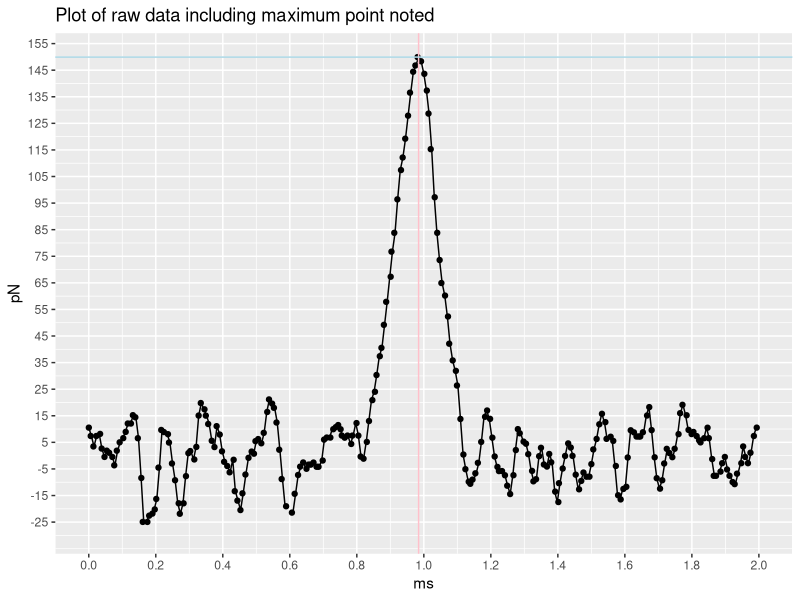
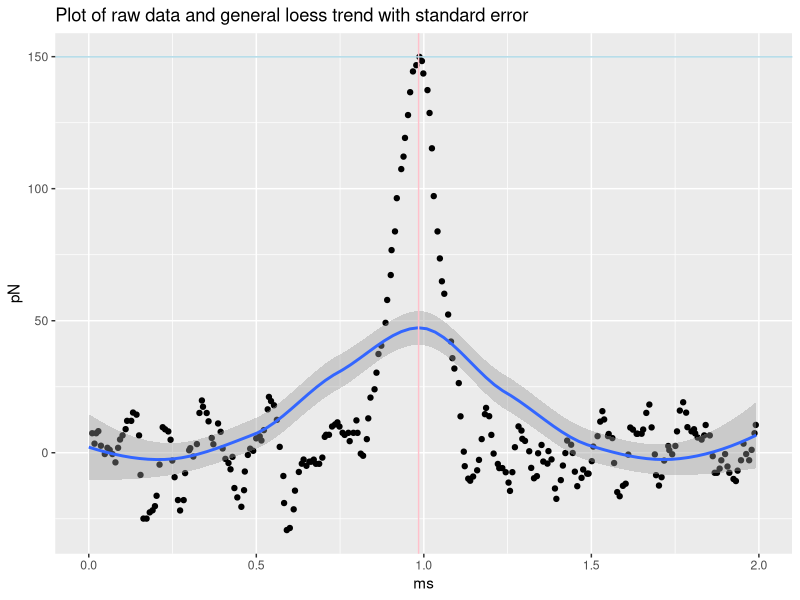
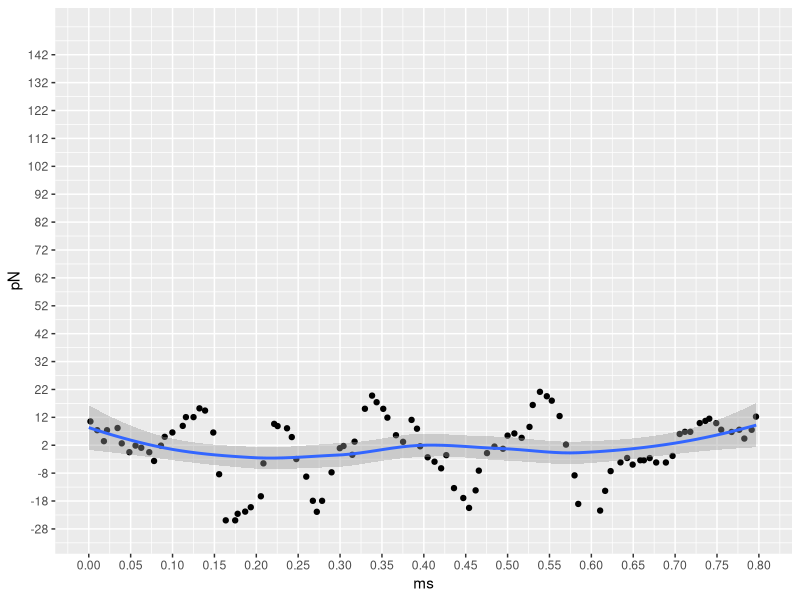
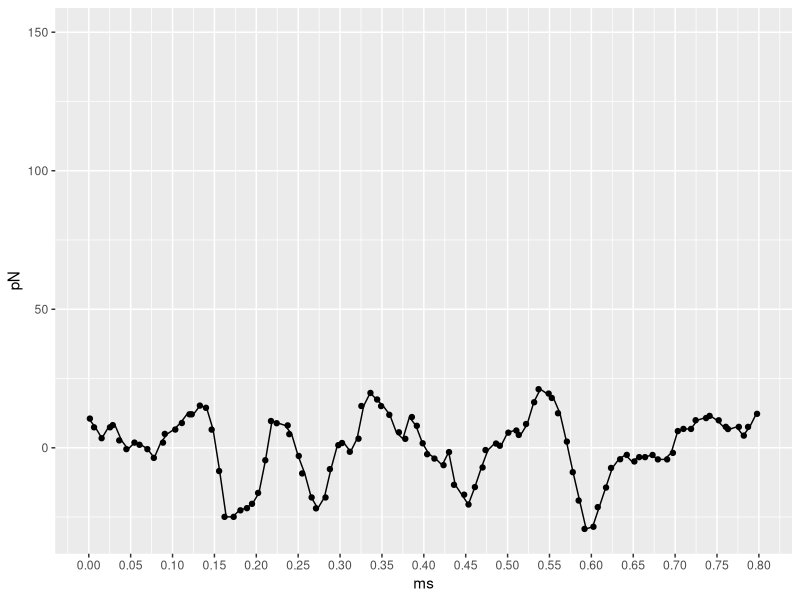
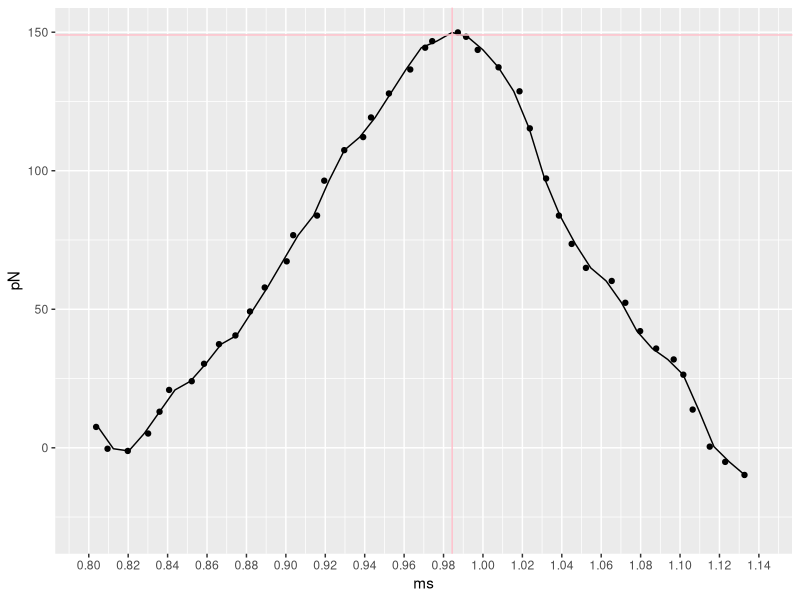
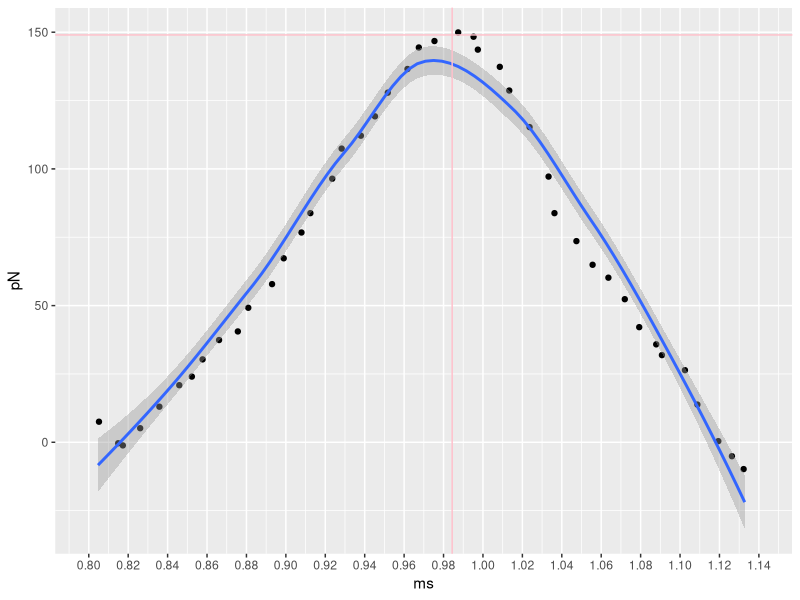
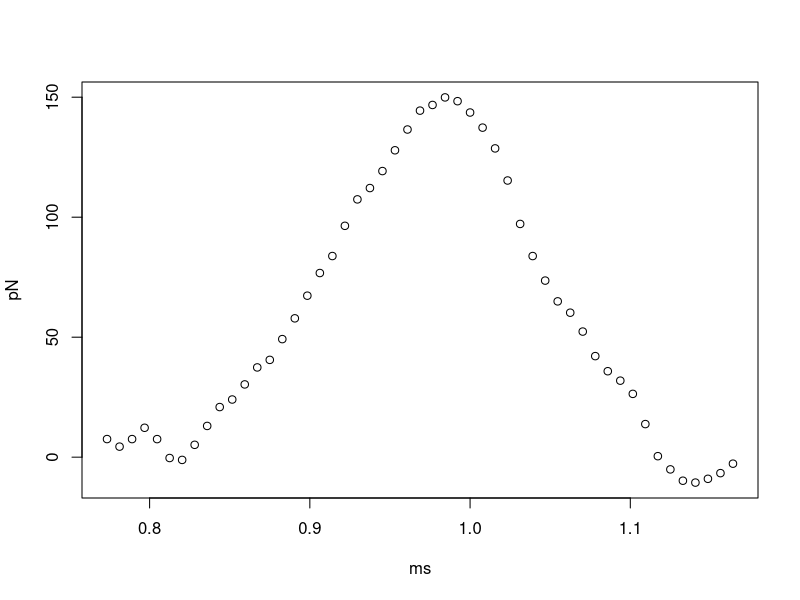
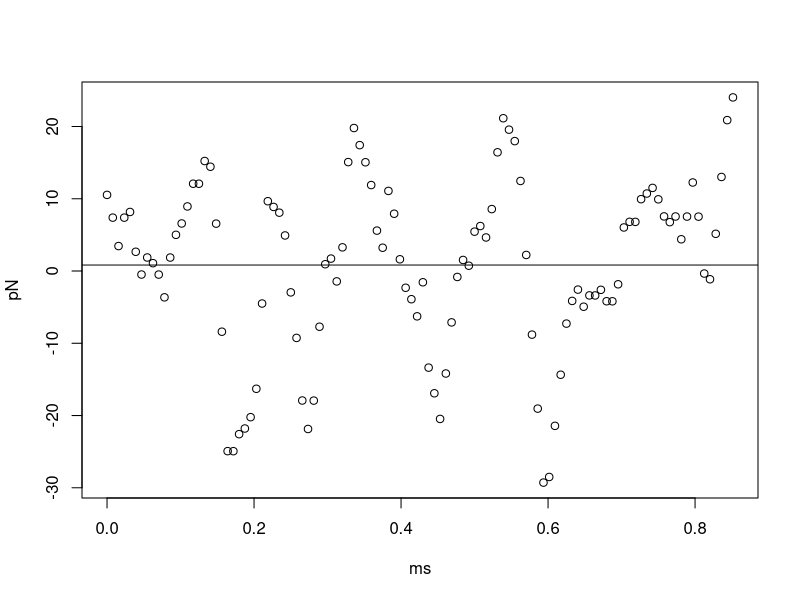

These charts were generated, in order, by the following R code: (Note: this script raises an error after producing the figures.)
## Research Question 2
# What is the starting point (touching point) (Astrid and Audrey)
# - output : from t vs F table, use conversion factor from (1)
# - fitting (linear interpolation)


## loading libraries
library(ggplot2)
library(tidyverse)

## read file
df = read.delim("F_vs_t_curves/20200619_MG1655_OMV_Prot15_50uM_Colistin.005.pfc-4069_ForceCurveIndex_45647.spm - NanoScope Analysis_F_vs_t.txt")
names(df)

## first EDA
# whole graph raw data
ggplot(df) +
  geom_jitter(aes(x = ms, y = pN)) +
  geom_line(aes(x = ms, y = pN)) +
  scale_x_continuous(limits = c(0,2), breaks= seq(0,2,0.2)) +
  scale_y_continuous(limits = c(-28, 150), breaks = seq(-25, 160,10)) +
  geom_vline(xintercept = df$ms[127], colour = "pink") +
  geom_hline(yintercept = df$pN[127], colour = "lightblue") +
  labs(title = "Plot of raw data including maximum point noted")

# smooth loess trend
ggplot(df) +
  geom_jitter(aes(x = ms, y = pN)) +
  geom_smooth(aes(x = ms, y = pN), method = "loess", bin = 0.10) +
  scale_x_continuous(limits = c(0,2)) +
  geom_vline(xintercept = df$ms[127], colour = "pink") +
  geom_hline(yintercept = df$pN[127], colour = "lightblue") +
labs(title = "Plot of raw data and general loess trend with standard error")


##  window interpolation
# starting point points
ggplot(df) +
  geom_jitter(aes(x = ms, y = pN)) +
  geom_smooth(aes(x = ms, y = pN), method = "loess", bin = 0.10) +
  scale_x_continuous(limits = c(0,0.8), breaks= seq(0,0.8,0.05)) +
  scale_y_continuous(limits = c(-28, 150), breaks = seq(-28, 150,10))

ggplot(df) +
  geom_jitter(aes(x = ms, y = pN)) +
  geom_line(aes(x = ms, y = pN), method = "loess", bin = 0.10) +
  scale_x_continuous(limits = c(0.0,0.8), breaks= seq(0,0.8,0.05)) 

# max
ggplot(df) +
  geom_jitter(aes(x = ms, y = pN)) +
  geom_line(aes(x = ms, y = pN)) +
  scale_x_continuous(limits = c(0.8,1.14), breaks= seq(0.8,1.15,0.02)) +
  geom_vline(xintercept = 0.9843756, colour = "pink") +
  geom_hline(yintercept = 149, colour = "pink")

ggplot(df) +
  geom_jitter(aes(x = ms, y = pN)) +
  geom_smooth(aes(x = ms, y = pN), method = "loess", bin = 0.10) +
  scale_x_continuous(limits = c(0.8,1.14), breaks= seq(0.8,1.15,0.02)) +
  geom_vline(xintercept = 0.9843756, colour = "pink") +
  geom_hline(yintercept = 149, colour = "pink") 

# Find coefficients for intersection 
# source also http://www.sthda.com/english/articles/40-regression-analysis/162-nonlinear-regression-essentials-in-r-polynomial-and-spline-regression-models/
# intersection https://stackoverflow.com/questions/34248347/r-locate-intersection-of-two-curves
# first model the max
dfmax = df[100:150,]
dfstart = df[0:110,]
plot(dfmax)
plot(dfstart)
mean(dfstart$pN)
# [1] -0.09917442
abline(h = mean(dfstart$pN))
locator()

(plot2 <- ggplot(NULL, aes(v, p)) + 
    geom_point(data = df1) +
    geom_step(data = df2)
)

f1 <- approxfun(dfmax$ms, dfmax$pN)
f2 <- approxfun(dfstart$ms, dfstart$pN)
plot(f1)
plot(f2)
abline(h = mean(dfstart$pN))


modelmax = lm(pN ~ poly(ms,2), data= dfmax)
modelstart = lm(pN ~ ms, data= dfstart)

ms = seq(0, 2, 0.01)
predicted.intervals_max <- predict(modelmax, dfmax)
predicted.intervals_start <- predict(modelstart, dfstart)
#lines(dfmax$ms, predicted.intervals,col='green',lwd=3)
#plot(dfmax$ms, predicted.intervals)

dfmax$predicted.intervals_max = predicted.intervals_max
dfstart$predicted.intervals_start = predicted.intervals_start

ggplot(dfmax) +
  geom_line(aes(ms, predicted.intervals_max))
ggplot(dfstart) +
  geom_line(aes(ms, predicted.intervals_start))

### new 
ggplot(df) +
  geom_jitter(aes(x = ms, y = pN)) +
  geom_line(aes(x = ms, y = pN)) +
  scale_x_continuous(limits = c(0,2), breaks= seq(0,2,0.2)) +
  scale_y_continuous(limits = c(-28, 150), breaks = seq(-25, 160,10)) +
  geom_hline(yintercept = mean(dfstart$pN), colour = "pink", lwd = .5) +
  geom_line(dfmax, aes(x = dfmax$ms, y = dfmax$predicted.intervals)) +
  labs(x = "Time [ms]", y = "Force [pN]")
  
ggplot(dfmax) +
  geom_line(aes(x = ms, y =predicted.intervals )) 
  
ggplot(data = F_vs_t_curve1, mapping = aes(x = ms, y = pN)) +
    geom_point() +
    geom_line() +
    +
    ggtitle(Curve_name) +
    

# max
coef(modelmax)
HARRIS = data.frame(ms = seq(0.80, 1.14, 0.02),
pN = predict(modelmax, list(Time=ms, Time2=ms^2)))

pNp = predict(modelmax, list(Time=ms, Time2=ms^2))
#predictedcounts <- predict(quadratic.model,)
plot(ms, pNp, pch=16, xlab = "Time (s)", ylab = "Counts", cex.lab = 1.3, col = "blue")

lines(ms, pNp, col = "darkgreen", lwd = 1)
plot(HARRIS$ms, HARRIS$pN)

v_max = mean(HARRIS$pN)

KAMALA = data.frame(ms = seq(0, 0.8, 0.01),
pN = coef(modelstart)[1] + coef(modelstart)[2]*ms)
v_start = mean(y)
predict(modelstart, newdata = KAMALA)

ggplot(KAMALA) +
  geom_line(aes(ms, pN))

ggplot(HARRIS) +
  geom_line(aes(ms, pN))


# This is the intersection
intersect = optimize(function(t0) abs(f1(t0) - v_start), interval = range(dfmax$ms))

time = intersect[1]
Force = intersect[2]

#> max(df$pN)
# [1] 149.9152
# which.max(df$pN == max(149.9152))
# df$ms[127]
# [1] 0.9843756

# min(df$ms[120:127])
# min(df$pN[110:127])

ggplot(df[0:150,]) +
  geom_jitter(aes(x = ms, y = pN)) +
  geom_line(aes(x = ms, y = pN)) +
  scale_x_continuous(limits = c(0,2), breaks= seq(0,1.2,0.2)) +
  scale_y_continuous(limits = c(-28, 150), breaks = seq(-25, 160,10)) +
  geom_vline(xintercept = df$ms[127], colour = "pink") +
  geom_hline(yintercept = df$pN[127], colour = "lightblue") +
  labs(title = "Plot of raw data including maximum point noted") +
  geom_hline(yintercept = v_start, colour = "blue") +
  geom_line(aes(x,y))

ggplot(df) +
  geom_line(aes(x,y))
